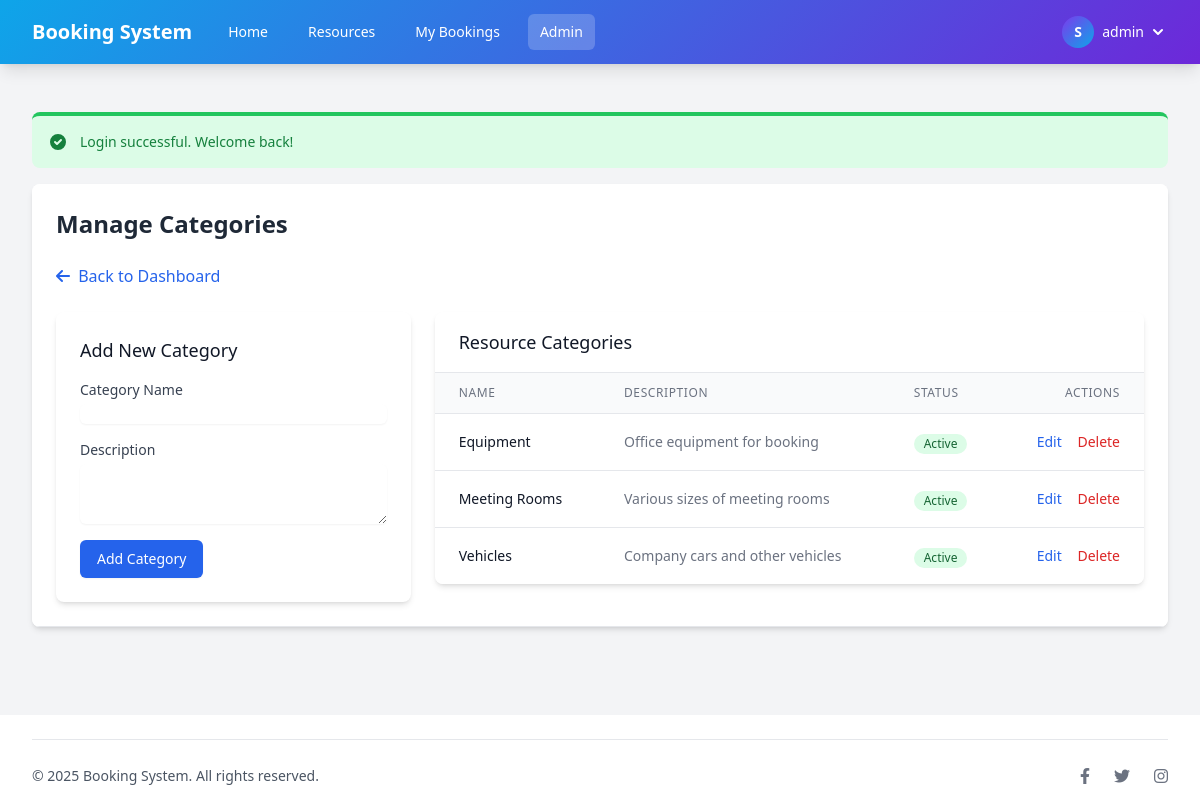
Screenshot of /admin/categories.php (signed in) with the database file from the repository.
### tables this page shows
CREATE TABLE IF NOT EXISTS settings (
    id INT AUTO_INCREMENT PRIMARY KEY,
    setting_key VARCHAR(50) NOT NULL UNIQUE,
    setting_value TEXT,
    created_at TIMESTAMP DEFAULT CURRENT_TIMESTAMP,
    updated_at TIMESTAMP DEFAULT CURRENT_TIMESTAMP ON UPDATE CURRENT_TIMESTAMP
);

CREATE TABLE IF NOT EXISTS resource_categories (
    id INT AUTO_INCREMENT PRIMARY KEY,
    name VARCHAR(100) NOT NULL,
    description TEXT,
    status ENUM('active', 'inactive') DEFAULT 'active',
    created_at TIMESTAMP DEFAULT CURRENT_TIMESTAMP,
    updated_at TIMESTAMP DEFAULT CURRENT_TIMESTAMP ON UPDATE CURRENT_TIMESTAMP
);

### includes/auth.php (called while the page is built, shortened)
<?php
require_once __DIR__ . '/../config/database.php';
function isLoggedIn() {
    return isset($_SESSION['user_id']);
}
function isAdmin() {
    return isLoggedIn() && $_SESSION['role'] == 'admin';
}

### config/database.php (called while the page is built, shortened)
<?php
function getDbConnection() {
    $conn = new mysqli(DB_HOST, DB_USER, DB_PASS, DB_NAME);
    return $conn;
}

### classes/ResourceManager.php (called while the page is built, shortened)
<?php
class ResourceManager {
    private $conn;
    public function __construct() {
        require_once __DIR__ . '/../config/database.php';
        $this->conn = getDbConnection();
    }
    public function getCategories($active_only = true) {
        $status_condition = $active_only ? " WHERE status = 'active'" : "";
        $sql = "SELECT * FROM resource_categories" . $status_condition . " ORDER BY name";
        $result = $this->conn->query($sql);
        $categories = [];
        while ($row = $result->fetch_assoc()) {
            $categories[] = $row;
        }
        return $categories;
    }
}

### admin/categories.php (the view, shortened to what this page needs)
<?php
require_once '../includes/auth.php';
require_once '../includes/utilities.php';
require_once '../classes/ResourceManager.php';
$resourceManager = new ResourceManager();
$categories = $resourceManager->getCategories(false);
$page_title = 'Manage Categories';
$active_page = 'admin_categories';
include '../includes/header.php';
?>
<div class="mb-6">
    <a href="dashboard.php" class="text-blue-600 hover:text-blue-800">
        <i class="fas fa-arrow-left mr-1"></i> Back to Dashboard
    </a>
</div>
<div class="flex flex-col md:flex-row gap-6">
    <div class="w-full md:w-1/3">
        <div class="bg-white overflow-hidden shadow-md rounded-lg p-6">
            <h3 class="text-lg font-medium text-gray-900 mb-4">Add New Category</h3>
            <form method="POST">
                <div class="mb-4">
                    <label for="name" class="block text-sm font-medium text-gray-700">Category Name</label>
                    <input type="text" name="name" id="name" required class="mt-1 focus:ring-blue-500 focus:border-blue-500 block w-full shadow-sm sm:text-sm border-gray-300 rounded-md">
                </div>
                <div class="mb-4">
                    <label for="description" class="block text-sm font-medium text-gray-700">Description</label>
                    <textarea name="description" id="description" rows="3" class="mt-1 focus:ring-blue-500 focus:border-blue-500 block w-full shadow-sm sm:text-sm border-gray-300 rounded-md"></textarea>
                </div>
                <div>
                    <button type="submit" name="add_category" class="inline-flex items-center px-4 py-2 border border-transparent text-sm font-medium rounded-md shadow-sm text-white bg-blue-600 hover:bg-blue-700 focus:outline-none focus:ring-2 focus:ring-offset-2 focus:ring-blue-500">
                        Add Category
                    </button>
                </div>
            </form>
        </div>
    </div>
    <div class="w-full md:w-2/3">
        <div class="bg-white overflow-hidden shadow-md rounded-lg">
            <div class="px-6 py-4 border-b border-gray-200">
                <h3 class="text-lg font-medium text-gray-900">Resource Categories</h3>
            </div>
            <?php if (empty($categories)): ?>
                <div class="p-6 text-center">
                    <p class="text-gray-500">No categories found.</p>
                </div>
            <?php else: ?>
                <table class="min-w-full divide-y divide-gray-200">
                    <thead class="bg-gray-50">
                        <tr>
                            <th scope="col" class="px-6 py-3 text-left text-xs font-medium text-gray-500 uppercase tracking-wider">
                                Name
                            </th>
                            <th scope="col" class="px-6 py-3 text-left text-xs font-medium text-gray-500 uppercase tracking-wider">
                                Description
                            </th>
                            <th scope="col" class="px-6 py-3 text-left text-xs font-medium text-gray-500 uppercase tracking-wider">
                                Status
                            </th>
                            <th scope="col" class="px-6 py-3 text-right text-xs font-medium text-gray-500 uppercase tracking-wider">
                                Actions
                            </th>
                        </tr>
                    </thead>
                    <tbody class="bg-white divide-y divide-gray-200">
                        <?php foreach ($categories as $category): ?>
                            <tr>
                                <td class="px-6 py-4 whitespace-nowrap">
                                    <div class="text-sm font-medium text-gray-900"><?php echo $category['name']; ?></div>
                                </td>
                                <td class="px-6 py-4">
                                    <div class="text-sm text-gray-500"><?php echo $category['description']; ?></div>
                                </td>
                                <td class="px-6 py-4 whitespace-nowrap">
                                    <span class="inline-flex items-center px-2.5 py-0.5 rounded-full text-xs font-medium
                                        <?php echo $category['status'] == 'active' ? 'bg-green-100 text-green-800' : 'bg-red-100 text-red-800'; ?>
                                    ">
                                        <?php echo ucfirst($category['status']); ?>
                                    </span>
                                </td>
                                <td class="px-6 py-4 whitespace-nowrap text-right text-sm font-medium">
                                    <button type="button" class="text-blue-600 hover:text-blue-900 mr-3"
                                            onclick="openEditModal(<?php echo $category['id']; ?>, '<?php echo addslashes($category['name']); ?>', '<?php echo addslashes($category['description']); ?>', '<?php echo $category['status']; ?>')">
                                        Edit
                                    </button>
                                    <form method="POST" class="inline" onsubmit="return confirm('Are you sure you want to delete this category? This will also delete all resources in this category.');">
                                        <button type="submit" name="delete_category" class="text-red-600 hover:text-red-900">
                                            Delete
                                        </button>
                                    </form>
                                </td>
                            </tr>
                        <?php endforeach; ?>
                    </tbody>
                </table>
            <?php endif; ?>
        </div>
    </div>
</div>
<?php include '../includes/footer.php'; ?>

### includes/header.php (shortened to what this page needs)
<?php
require_once __DIR__ . '/auth.php';
require_once __DIR__ . '/utilities.php';
$conn = getDbConnection();
$site_name = 'Booking System';
try {
    $result = $conn->query("SELECT setting_value FROM settings WHERE setting_key = 'site_name'");
    if ($result && $result->num_rows > 0) {
        $site_name = $result->fetch_assoc()['setting_value'];
    }
} catch (Exception $e) {
}
$is_admin_section = strpos($active_page, 'admin_') === 0;
$base_path = $is_admin_section ? '../' : '';
$admin_path = $is_admin_section ? '' : 'admin/';
?>
<!DOCTYPE html>
<html lang="en">
<head>
    <script src="https://cdn.tailwindcss.com"></script>
    <link rel="stylesheet" href="https://cdnjs.cloudflare.com/ajax/libs/font-awesome/6.2.0/css/all.min.css">
    <link rel="stylesheet" href="https://cdn.jsdelivr.net/npm/flatpickr/dist/flatpickr.min.css">
</head>
<body class="bg-gray-100 min-h-screen">
    <nav class="bg-gradient-primary shadow-lg">
        <div class="max-w-7xl mx-auto px-4 sm:px-6 lg:px-8">
            <div class="flex justify-between h-16">
                <div class="flex">
                    <div class="flex-shrink-0 flex items-center">
                        <a href="<?php echo $base_path; ?>index.php" class="text-white text-xl font-bold">
                            <?php echo $site_name; ?>
                        </a>
                    </div>
                    <div class="hidden md:ml-6 md:flex md:space-x-4 items-center">
                        <a href="<?php echo $base_path; ?>index.php"
                           class="<?php echo $active_page == 'home' ? 'bg-white/20 text-white' : 'text-white hover:bg-white/10'; ?> px-3 py-2 rounded-md text-sm font-medium">
                            Home
                        </a>
                        <?php if (isLoggedIn()): ?>
                            <a href="<?php echo $base_path; ?>resources.php"
                               class="<?php echo $active_page == 'resources' ? 'bg-white/20 text-white' : 'text-white hover:bg-white/10'; ?> px-3 py-2 rounded-md text-sm font-medium">
                                Resources
                            </a>
                            <a href="<?php echo $base_path; ?>my_bookings.php"
                               class="<?php echo $active_page == 'my_bookings' ? 'bg-white/20 text-white' : 'text-white hover:bg-white/10'; ?> px-3 py-2 rounded-md text-sm font-medium">
                                My Bookings
                            </a>
                            <?php if (isAdmin()): ?>
                                <a href="<?php echo $admin_path; ?>dashboard.php"
                                   class="<?php echo $is_admin_section ? 'bg-white/20 text-white' : 'text-white hover:bg-white/10'; ?> px-3 py-2 rounded-md text-sm font-medium">
                                    Admin
                                </a>
                            <?php endif; ?>
                        <?php endif; ?>
                    </div>
                </div>
                <div class="hidden md:flex md:items-center">
                    <?php if (isLoggedIn()): ?>
                        <div class="ml-3 relative">
                            <div>
                                <button type="button"
                                        class="flex items-center text-sm rounded-full focus:outline-none focus:ring-2 focus:ring-offset-2 focus:ring-offset-blue-600 focus:ring-white"
                                        id="user-menu-button"
                                        aria-expanded="false"
                                        aria-haspopup="true">
                                    <div class="h-8 w-8 rounded-full bg-gradient-secondary flex items-center justify-center text-white font-bold">
                                        <?php echo substr($_SESSION['full_name'], 0, 1); ?>
                                    </div>
                                    <span class="ml-2 text-white"><?php echo $_SESSION['username']; ?></span>
                                    <svg class="ml-1 h-5 w-5 text-white" xmlns="http://www.w3.org/2000/svg" viewBox="0 0 20 20" fill="currentColor">
                                        <path fill-rule="evenodd" d="M5.293 7.293a1 1 0 011.414 0L10 10.586l3.293-3.293a1 1 0 111.414 1.414l-4 4a1 1 0 01-1.414 0l-4-4a1 1 0 010-1.414z" clip-rule="evenodd" />
                                    </svg>
                                </button>
                            </div>
                        </div>
                    <?php endif; ?>
                </div>
            </div>
        </div>
    </nav>
    <main class="max-w-7xl mx-auto py-6 sm:px-6 lg:px-8">
        <div class="px-4 py-6 sm:px-0">
            <div class="bg-white overflow-hidden shadow-md sm:rounded-lg">
                <div class="p-6 bg-white border-b border-gray-200">
                    <h1 class="text-2xl font-bold text-gray-800 mb-6"><?php echo $page_title; ?></h1>

### includes/header.php (style rules this page uses)
.bg-gradient-primary { background: linear-gradient(135deg, #0ea5e9, #6d28d9); }
.bg-gradient-secondary { background: linear-gradient(135deg, #7c3aed, #0ea5e9); }
html { height: 100%; }
body { display: flex; flex-direction: column; min-height: 100vh; }
main { flex: 1 0 auto; display: block; width: 100%; }

### rows the page displays
settings: setting_value "Booking System"
resource_categories: name "Equipment", description "Office equipment for booking", status "Active"
resource_categories: name "Meeting Rooms", description "Various sizes of meeting rooms", status "Active"
resource_categories: name "Vehicles", description "Company cars and other vehicles", status "Active"

### other values shown
substr($_SESSION['full_name'], 0, 1) "S"
$_SESSION['username'] "admin"
$message "Login successful. Welcome back!"
$page_title "Manage Categories"
